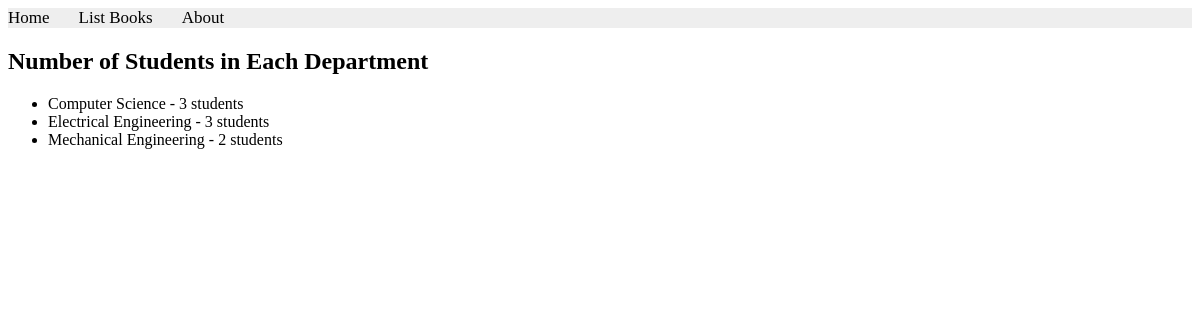
/books/lab9/task1/, run on the app's committed database.
### apps/bookmodule/models.py (models this page shows)
class department(models.Model):
    name = models.CharField(max_length=100)

### apps/bookmodule/views.py (the view)
# urls.py: path('lab9/task1/', views.number_of_students_department, name='l9t1'),
def number_of_students_department(request):
    num_of_students = department.objects.annotate(num_students=Count('student2'))
    return render(request, 'bookmodule/l9t1.html', {'number_of_students': num_of_students})

### apps/templates/bookmodule/l9t1.html (shortened to what this page needs)
{% extends "layouts/base.html" %}
{% load static %}
{% block content %}
<h2>Number of Students in Each Department</h2>
<ul>
  {% for dept in number_of_students %}
    <li>{{ dept.name }} - {{ dept.num_students }} students</li>
  {% endfor %}
</ul>
{% endblock content %}

### data on the page
department: name "Computer Science", num_students "3"
department: name "Electrical Engineering", num_students "3"
department: name "Mechanical Engineering", num_students "2"
